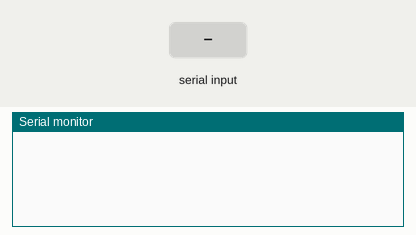
Simulated run of this sketch. Board: Arduino Uno, built with avr-gcc and run on an emulated ATmega328P. Shown: the last lines printed to the serial monitor. The inputs (shaded band) are chosen by the test bench.

Above: at 1.2 s.
1.3 s: "1" received over the second serial link
At 2.5 s:
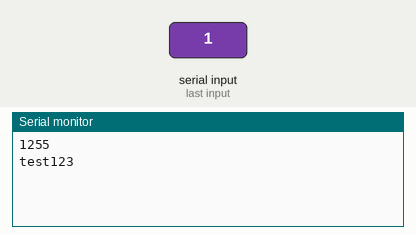
2.8 s: "0" received over the second serial link
At 3.8 s:
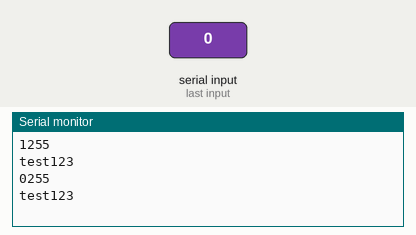

Measured:
- after the input at 1.3 s, the serial monitor: prints a new line at once (image 1)
- after the input at 2.8 s, the serial monitor: prints a new line at once (image 2)

The sketch:

ble.ino
```cpp
#include <SoftwareSerial.h>

SoftwareSerial BTSerial(2,3); //RX,TX

void setup(){
  Serial.begin(9600);
  BTSerial.begin(9600);

}

void loop(){
  if(BTSerial.available()){
    Serial.write(BTSerial.read());
    byte data = BTSerial.read();
    Serial.println(data);
    if(data == 255){
          Serial.println("test123");
     }
//    Serial.println("test123");
   }


   if(Serial.available()){
    BTSerial.write(Serial.read());
    }
}
```
